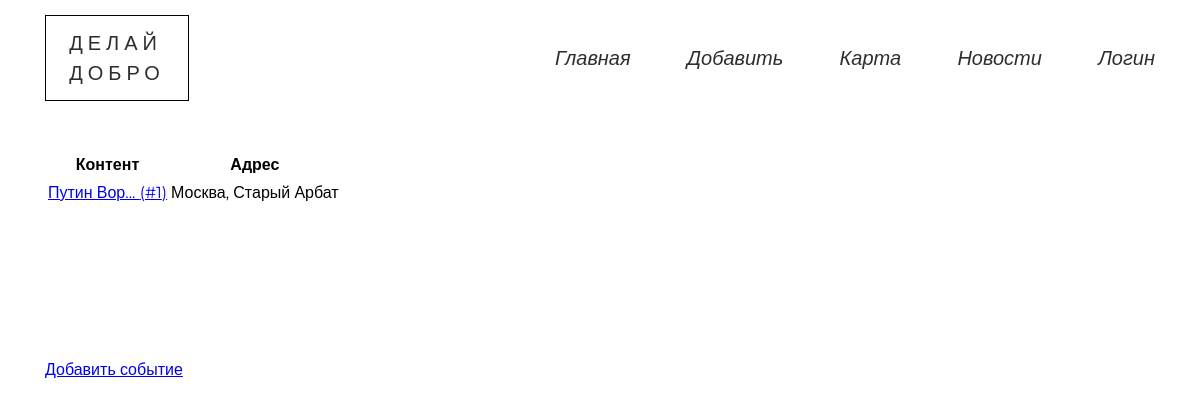
/events/, run on an earlier commit of the app's database.
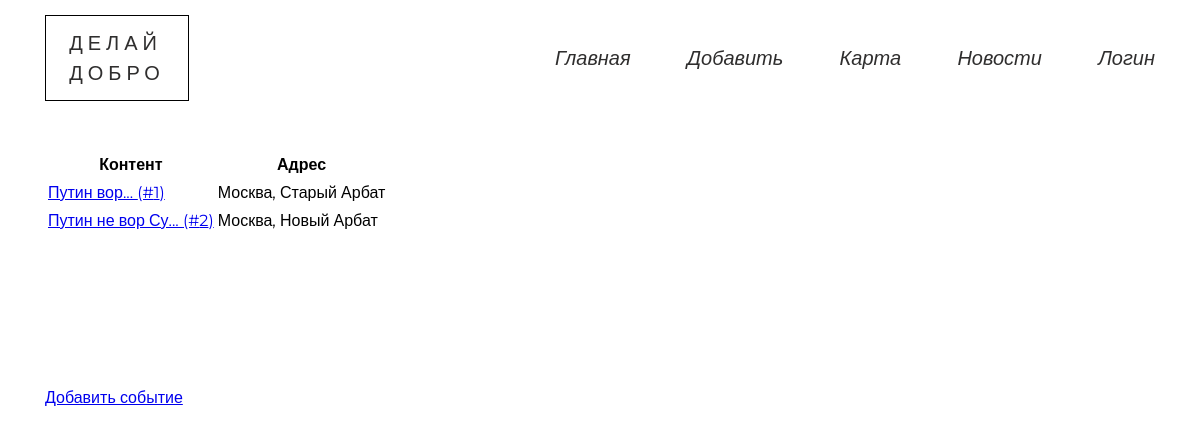
And on a later commit of the database.
### data/model_events.py (models this page shows)
class Event(SqlAlchemyBase, SerializerMixin):
    __tablename__ = 'events'
    id = sqlalchemy.Column(sqlalchemy.Integer,
                           primary_key=True, autoincrement=True)
    address = sqlalchemy.Column(sqlalchemy.String)
    content = sqlalchemy.Column(sqlalchemy.String)
    ll = sqlalchemy.Column(sqlalchemy.String)
    additions = sqlalchemy.Column(sqlalchemy.String)
    user_id = sqlalchemy.Column(sqlalchemy.Integer,
                                sqlalchemy.ForeignKey("users.id"))
    photo = sqlalchemy.orm.relation("File", uselist=False)

### blueprints/events.py (the view)
@blueprint.route('/events/', methods=['GET', 'POST'])
def events():
    session = db_session.create_session()
    events = session.query(Event).all()
    return render_template('events.html', events=events)

### data/db_session.py (called while the page is built)
def create_session() -> Session:
    global __factory
    return __factory()

### templates/events.html
{% extends "base.html" %}
{% block content %}
<div class="container">
    <table class="average-table">
        <thead>
            <th>Контент</th>
            <th>Адрес</th>
        </thead>
        <tbody>
            {% for event in events %}
                <tr>
                    <td><a href="/event/{{ event.id }}">{{ event.content[:15] + "..." }} (#{{ event.id }})</a></td>
                    <td>{{ event.address }}</td>
                </tr>
            {% endfor %}
        </tbody>
    </table>
    <a href="/add_event" class="add_event" >Добавить событие</a>
</div>
{% endblock %}

### templates/base.html (shortened to what this page needs)
<!DOCTYPE html>
<html lang="en">
<head>
    <link rel="stylesheet" href="/static/css/bootstrap-grid.min.css">
    <link rel="stylesheet" href="/static/css/style.min.css">
</head>
<body>
    <header class="menu">
        <div class="container">
        <div class="menu__wrapper">
            <div class="menu_logo">ДЕЛАЙ <br> ДОБРО</div>
            <ul class="menu_ul" id='menu'>
                <li class="menu_li"><a href="/">Главная</a></li>
                <li class="menu_li"><a href="/add_event">Добавить</a></li>
                <li class="menu_li"><a href="/events">Карта</a></li>
                <li class="menu_li"><a href="/">Новости</a></li>
                {% if current_user.is_authenticated %}
                        <li class="menu_li"><a href="/user/{{ current_user.id }}">Личный кабинет</a></li>
                {% else %}
                        <li class="menu_li go"><a href='/login' style="cursor:pointer;">Логин</a> </li>
                {% endif %}
            </ul>
        </div>
    </header>
    <main>
        <div>
            {% block content %}
            {% endblock %}
        </div>
    </main>
</body>
</html>

What changed in the data, as far as the page shows it:
changed Event "Москва, Старый Арбат": content "Путин Вор..." → "Путин вор..."
added Event: content "Путин не вор Су...", id "2", address "Москва, Новый Арбат"
